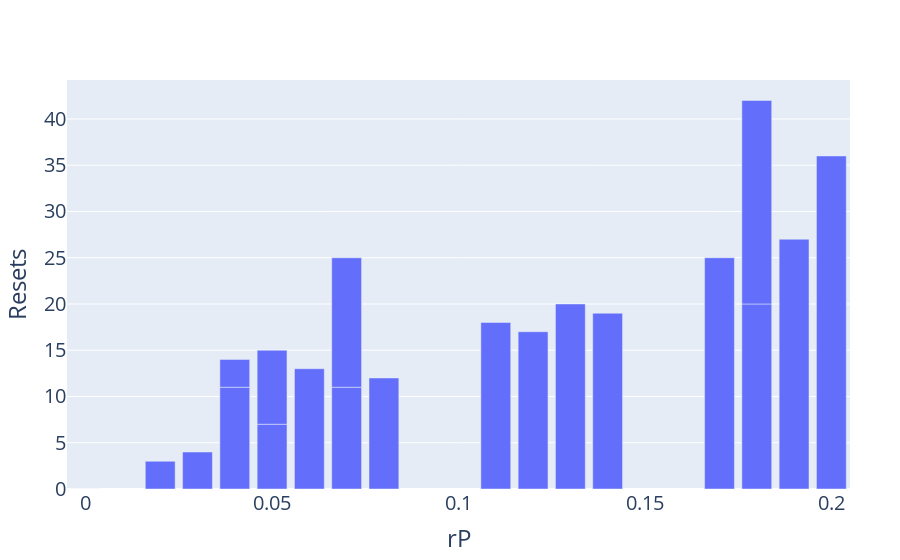

Source (notebook cell):
### Code cell
df_ = pd.DataFrame(dict(rP = rP_, Resets = reset_cnt))
df_ = df_.sort_values(by = "rP")

fig = px.bar(df_, x = "rP", y = "Resets")

fig.update_layout(
    xaxis_title="rP",
    yaxis_title="Resets",
    margin=dict(l=40, r=50, b=50, t=80),
    font_size = 20
)

fig.show()

### Figure 1 — Plotly figure (JSON) as saved in the notebook; plotly's stock layout.template omitted (floating-point values rounded to 4 significant figures)
{"data": [{"alignmentgroup": "True", "hovertemplate": "rP=%{x}<br>Resets=%{y}<extra></extra>", "legendgroup": "", "marker": {"color": "#636efa", "pattern": {"shape": ""}}, "name": "", "offsetgroup": "", "orientation": "v", "showlegend": false, "textposition": "auto", "type": "bar", "x": [0, 0.02, 0.03, 0.04, 0.04, 0.05, 0.05, 0.06, 0.07, 0.07, 0.08, 0.11, 0.12, 0.13, 0.14, 0.17, 0.18, 0.18, 0.19, 0.2], "xaxis": "x", "y": [0, 3, 4, 11, 3, 7, 8, 13, 11, 14, 12, 18, 17, 20, 19, 25, 20, 22, 27, 36], "yaxis": "y"}], "layout": {"barmode": "relative", "font": {"size": 20}, "legend": {"tracegroupgap": 0}, "margin": {"b": 50, "l": 40, "r": 50, "t": 80}, "xaxis": {"anchor": "y", "domain": [0, 1], "title": {"text": "rP"}}, "yaxis": {"anchor": "x", "domain": [0, 1], "title": {"text": "Resets"}}}}
